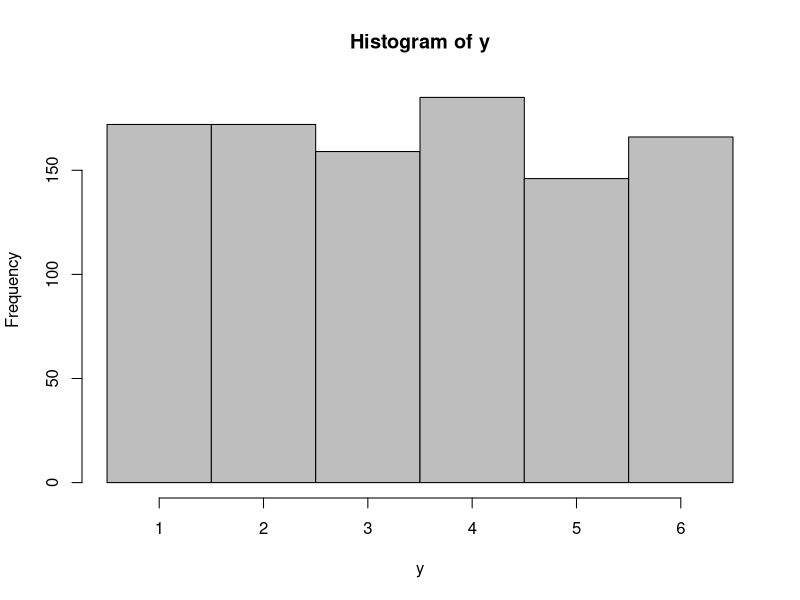

Here is the R script that generated this plot:
start=Sys.time()
x=1:6
n=1000
y=sample(x, 1000, replace =T)
end=Sys.time()
table(y)
prop.table(table(y))
brk=seq(.5,6.5,1)
hist(y,breaks=brk,col="grey",prop=T)
end-start